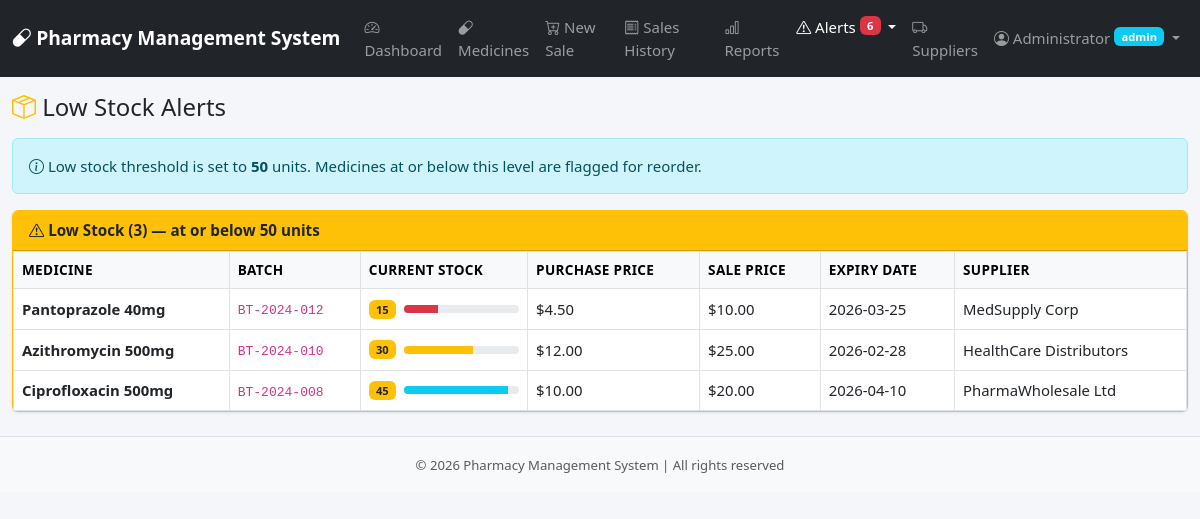
Page /admin/low_stock.php (signed in) on the committed database.
### tables this page shows
CREATE TABLE `medicines` (
    `id` INT UNSIGNED AUTO_INCREMENT PRIMARY KEY,
    `name` VARCHAR(200) NOT NULL,
    `batch_number` VARCHAR(50) NOT NULL,
    `expiry_date` DATE NOT NULL,
    `purchase_price` DECIMAL(10,2) NOT NULL CHECK (`purchase_price` > 0),
    `sale_price` DECIMAL(10,2) NOT NULL CHECK (`sale_price` > 0),
    `quantity` INT NOT NULL DEFAULT 0 CHECK (`quantity` >= 0),
    `supplier_id` INT UNSIGNED DEFAULT NULL,
    `created_at` DATETIME NOT NULL DEFAULT CURRENT_TIMESTAMP,
    `updated_at` DATETIME DEFAULT NULL ON UPDATE CURRENT_TIMESTAMP,
    INDEX `idx_medicines_name` (`name`),
    INDEX `idx_medicines_expiry` (`expiry_date`),
    INDEX `idx_medicines_batch` (`batch_number`),
    INDEX `idx_medicines_quantity` (`quantity`),
    CONSTRAINT `fk_medicines_supplier` FOREIGN KEY (`supplier_id`) REFERENCES `suppliers`(`id`) ON DELETE SET NULL
);

CREATE TABLE `suppliers` (
    `id` INT UNSIGNED AUTO_INCREMENT PRIMARY KEY,
    `name` VARCHAR(150) NOT NULL,
    `phone` VARCHAR(20) DEFAULT NULL,
    `email` VARCHAR(150) DEFAULT NULL,
    `address` TEXT DEFAULT NULL,
    `created_at` DATETIME NOT NULL DEFAULT CURRENT_TIMESTAMP
);

### config/db.php (called while the page is built, shortened)
<?php
function getDB() {
    static $pdo = null;
    if ($pdo === null) {
        try {
            $dsn = "mysql:host=" . DB_HOST . ";dbname=" . DB_NAME . ";charset=" . DB_CHARSET;
            $options = [
                PDO::ATTR_ERRMODE            => PDO::ERRMODE_EXCEPTION,
                PDO::ATTR_DEFAULT_FETCH_MODE  => PDO::FETCH_ASSOC,
                PDO::ATTR_EMULATE_PREPARES    => false,
            ];
            $pdo = new PDO($dsn, DB_USER, DB_PASS, $options);
        } catch (PDOException $e) {
            die("Database connection failed. Please check your configuration.<br>Error: " . $e->getMessage());
        }
    }
    return $pdo;
}
function isAdmin() {
    return isset($_SESSION['user_role']) && $_SESSION['user_role'] === 'admin';
}
function h($string) {
    return htmlspecialchars($string, ENT_QUOTES, 'UTF-8');
}
function getExpiredCount() {
    $db = getDB();
    $stmt = $db->query("SELECT COUNT(*) FROM medicines WHERE expiry_date < CURDATE() AND quantity > 0");
    return $stmt->fetchColumn();
}
function getExpiringSoonCount() {
    $db = getDB();
    $stmt = $db->prepare("SELECT COUNT(*) FROM medicines WHERE expiry_date BETWEEN CURDATE() AND DATE_ADD(CURDATE(), INTERVAL :days DAY) AND quantity > 0");
    $stmt->execute(['days' => EXPIRY_WARNING_DAYS]);
    return $stmt->fetchColumn();
}
function getLowStockCount() {
    $db = getDB();
    $stmt = $db->prepare("SELECT COUNT(*) FROM medicines WHERE quantity > 0 AND quantity <= :threshold");
    $stmt->execute(['threshold' => LOW_STOCK_THRESHOLD]);
    return $stmt->fetchColumn();
}

### admin/low_stock.php (the view, shortened to what this page needs)
<?php
require_once __DIR__ . '/../includes/header.php';
$db = getDB();
$stmt = $db->prepare("SELECT m.*, s.name as supplier_name FROM medicines m
    LEFT JOIN suppliers s ON m.supplier_id = s.id
    WHERE m.quantity > 0 AND m.quantity <= :threshold
    ORDER BY m.quantity ASC");
$stmt->execute(['threshold' => LOW_STOCK_THRESHOLD]);
$lowStock = $stmt->fetchAll();
?>
<h4 class="mb-3"><i class="bi bi-box-seam text-warning"></i> Low Stock Alerts</h4>
<div class="alert alert-info">
    <i class="bi bi-info-circle"></i> Low stock threshold is set to <strong><?= LOW_STOCK_THRESHOLD ?></strong> units.
    Medicines at or below this level are flagged for reorder.
</div>
<?php if (!empty($lowStock)): ?>
<div class="card border-warning mb-4">
    <div class="card-header bg-warning text-dark fw-semibold">
        <i class="bi bi-exclamation-triangle"></i> Low Stock (<?= count($lowStock) ?>) — at or below <?= LOW_STOCK_THRESHOLD ?> units
    </div>
    <div class="card-body p-0">
        <div class="table-responsive">
            <table class="table table-bordered table-hover mb-0">
                <thead class="table-light">
                    <tr>
                        <th>Medicine</th>
                        <th>Batch</th>
                        <th>Current Stock</th>
                        <th>Purchase Price</th>
                        <th>Sale Price</th>
                        <th>Expiry Date</th>
                        <th>Supplier</th>
                    </tr>
                </thead>
                <tbody>
                    <?php foreach ($lowStock as $m):
                        $stockPct = ($m['quantity'] / LOW_STOCK_THRESHOLD) * 100;
                        $barColor = $stockPct <= 30 ? 'bg-danger' : ($stockPct <= 60 ? 'bg-warning' : 'bg-info');
                    ?>
                    <tr>
                        <td class="fw-semibold"><?= h($m['name']) ?></td>
                        <td><code><?= h($m['batch_number']) ?></code></td>
                        <td>
                            <div class="d-flex align-items-center">
                                <span class="badge bg-warning text-dark me-2"><?= $m['quantity'] ?></span>
                                <div class="progress flex-grow-1" style="height: 8px;">
                                    <div class="progress-bar <?= $barColor ?>" style="width: <?= min(100, $stockPct) ?>%"></div>
                                </div>
                            </div>
                        </td>
                        <td>$<?= number_format($m['purchase_price'], 2) ?></td>
                        <td>$<?= number_format($m['sale_price'], 2) ?></td>
                        <td><?= h($m['expiry_date']) ?></td>
                        <td><?= h($m['supplier_name'] ?? '—') ?></td>
                    </tr>
                    <?php endforeach; ?>
                </tbody>
            </table>
        </div>
    </div>
</div>
<?php endif; ?>
<?php require_once __DIR__ . '/../includes/footer.php'; ?>

### includes/header.php (shortened to what this page needs)
<?php
require_once __DIR__ . '/../config/db.php';
$currentPage = basename($_SERVER['PHP_SELF'], '.php');
$expiredCount = getExpiredCount();
$expiringSoonCount = getExpiringSoonCount();
$lowStockCount = getLowStockCount();
$totalAlerts = $expiredCount + $expiringSoonCount + $lowStockCount;
?>
<!DOCTYPE html>
<html lang="en">
<head>
    <link href="https://cdn.jsdelivr.net/npm/bootstrap@5.3.0/dist/css/bootstrap.min.css" rel="stylesheet">
    <link href="https://cdn.jsdelivr.net/npm/bootstrap-icons@1.10.5/font/bootstrap-icons.css" rel="stylesheet">
    <link href="/pharmacy-system/assets/css/style.css" rel="stylesheet">
</head>
<body>
    <nav class="navbar navbar-expand-lg navbar-dark bg-dark">
        <div class="container-fluid">
            <a class="navbar-brand fw-bold" href="/pharmacy-system/admin/dashboard.php">
                <i class="bi bi-capsule"></i> <?= h(APP_NAME) ?>
            </a>
            <div class="collapse navbar-collapse" id="mainNav">
                <ul class="navbar-nav me-auto">
                    <li class="nav-item">
                        <a class="nav-link <?= $currentPage === 'dashboard' ? 'active' : '' ?>" href="/pharmacy-system/admin/dashboard.php">
                            <i class="bi bi-speedometer2"></i> Dashboard
                        </a>
                    </li>
                    <li class="nav-item">
                        <a class="nav-link <?= $currentPage === 'medicines' ? 'active' : '' ?>" href="/pharmacy-system/admin/medicines.php">
                            <i class="bi bi-capsule"></i> Medicines
                        </a>
                    </li>
                    <li class="nav-item">
                        <a class="nav-link <?= $currentPage === 'new_sale' ? 'active' : '' ?>" href="/pharmacy-system/admin/new_sale.php">
                            <i class="bi bi-cart-plus"></i> New Sale
                        </a>
                    </li>
                    <li class="nav-item">
                        <a class="nav-link <?= $currentPage === 'sales' ? 'active' : '' ?>" href="/pharmacy-system/admin/sales.php">
                            <i class="bi bi-receipt"></i> Sales History
                        </a>
                    </li>
                    <li class="nav-item">
                        <a class="nav-link <?= $currentPage === 'reports' ? 'active' : '' ?>" href="/pharmacy-system/admin/reports.php">
                            <i class="bi bi-bar-chart"></i> Reports
                        </a>
                    </li>
                    <li class="nav-item dropdown">
                        <a class="nav-link dropdown-toggle <?= in_array($currentPage, ['expiry_alerts', 'low_stock']) ? 'active' : '' ?>" href="#" data-bs-toggle="dropdown">
                            <i class="bi bi-exclamation-triangle"></i> Alerts
                            <?php if ($totalAlerts > 0): ?>
                                <span class="badge bg-danger"><?= $totalAlerts ?></span>
                            <?php endif; ?>
                        </a>
                    </li>
                    <?php if (isAdmin()): ?>
                    <li class="nav-item">
                        <a class="nav-link <?= $currentPage === 'suppliers' ? 'active' : '' ?>" href="/pharmacy-system/admin/suppliers.php">
                            <i class="bi bi-truck"></i> Suppliers
                        </a>
                    </li>
                    <?php endif; ?>
                </ul>
                <ul class="navbar-nav">
                    <li class="nav-item dropdown">
                        <a class="nav-link dropdown-toggle" href="#" data-bs-toggle="dropdown">
                            <i class="bi bi-person-circle"></i> <?= h($_SESSION['user_name'] ?? 'User') ?>
                            <span class="badge bg-info"><?= h($_SESSION['user_role'] ?? '') ?></span>
                        </a>
                    </li>
                </ul>
            </div>
        </div>
    </nav>
    <div class="container-fluid mt-3">

### includes/footer.php (shortened to what this page needs)
    </div>
    <footer class="mt-4 py-3 bg-light border-top text-center text-muted">
        <small>&copy; <?= date('Y') ?> <?= h(APP_NAME) ?> | All rights reserved</small>
    </footer>
</body>
</html>

### assets/css/style.css (style rules this page uses)
body { font-size: 15px; background-color: #f5f6fa; }
.navbar-brand { font-size: 1.2rem; }
.card { box-shadow: 0 1px 3px rgba(0,0,0,0.08); border-radius: 6px; }
.card-header { font-size: 0.95rem; }
.table th { font-size: 0.85rem; text-transform: uppercase; letter-spacing: 0.3px; white-space: nowrap; }
.table td { font-size: 0.93rem; vertical-align: middle; }
.navbar .badge { font-size: 0.7rem; vertical-align: top; }
.progress { border-radius: 4px; }
.badge { font-weight: 600; }

### rows in the picture
medicines: name "Pantoprazole 40mg", batch_number "BT-2024-012", quantity "15", purchase_price "4.50", sale_price "10.00", expiry_date "2026-03-25", supplier.name "MedSupply Corp"
medicines: name "Azithromycin 500mg", batch_number "BT-2024-010", quantity "30", purchase_price "12.00", sale_price "25.00", expiry_date "2026-02-28", supplier.name "HealthCare Distributors"
medicines: name "Ciprofloxacin 500mg", batch_number "BT-2024-008", quantity "45", purchase_price "10.00", sale_price "20.00", expiry_date "2026-04-10", supplier.name "PharmaWholesale Ltd"

### other values in the picture
APP_NAME "Pharmacy Management System"
$totalAlerts "6"
$_SESSION['user_name'] "Administrator"
$_SESSION['user_role'] "admin"
LOW_STOCK_THRESHOLD "50"
count($lowStock) "3"
